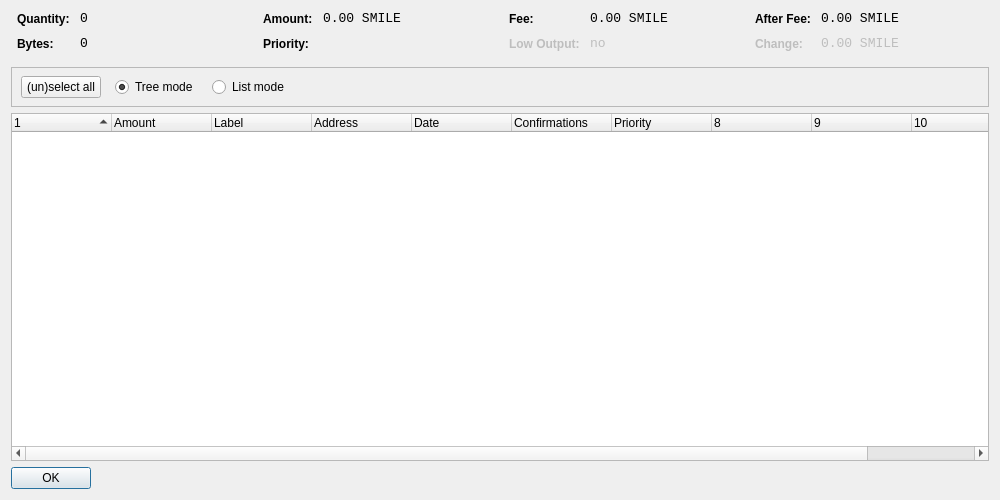
<?xml version="1.0" encoding="UTF-8"?>
<ui version="4.0">
 <class>CoinControlDialog</class>
 <widget class="QDialog" name="CoinControlDialog">
  <property name="geometry">
   <rect>
    <x>0</x>
    <y>0</y>
    <width>1000</width>
    <height>500</height>
   </rect>
  </property>
  <property name="windowTitle">
   <string>Coin Control</string>
  </property>
  <layout class="QVBoxLayout" name="verticalLayout">
   <item>
    <layout class="QHBoxLayout" name="horizontalLayoutTop" stretch="0,0,0,0">
     <property name="topMargin">
      <number>0</number>
     </property>
     <property name="bottomMargin">
      <number>10</number>
     </property>
     <item>
      <layout class="QFormLayout" name="formLayoutCoinControl1">
       <property name="horizontalSpacing">
        <number>10</number>
       </property>
       <property name="verticalSpacing">
        <number>10</number>
       </property>
       <property name="leftMargin">
        <number>6</number>
       </property>
       <property name="rightMargin">
        <number>6</number>
       </property>
       <item row="0" column="0">
        <widget class="QLabel" name="labelCoinControlQuantityText">
         <property name="styleSheet">
          <string notr="true">font-weight:bold;</string>
         </property>
         <property name="text">
          <string>Quantity:</string>
         </property>
        </widget>
       </item>
       <item row="0" column="1">
        <widget class="QLabel" name="labelCoinControlQuantity">
         <property name="font">
          <font>
           <family>Monospace</family>
           <pointsize>10</pointsize>
          </font>
         </property>
         <property name="cursor">
          <cursorShape>IBeamCursor</cursorShape>
         </property>
         <property name="contextMenuPolicy">
          <enum>Qt::ActionsContextMenu</enum>
         </property>
         <property name="text">
          <string notr="true">0</string>
         </property>
         <property name="textInteractionFlags">
          <set>Qt::LinksAccessibleByMouse|Qt::TextSelectableByKeyboard|Qt::TextSelectableByMouse</set>
         </property>
        </widget>
       </item>
       <item row="1" column="0">
        <widget class="QLabel" name="labelCoinControlBytesText">
         <property name="styleSheet">
          <string notr="true">font-weight:bold;</string>
         </property>
         <property name="text">
          <string>Bytes:</string>
         </property>
        </widget>
       </item>
       <item row="1" column="1">
        <widget class="QLabel" name="labelCoinControlBytes">
         <property name="font">
          <font>
           <family>Monospace</family>
           <pointsize>10</pointsize>
          </font>
         </property>
         <property name="cursor">
          <cursorShape>IBeamCursor</cursorShape>
         </property>
         <property name="contextMenuPolicy">
          <enum>Qt::ActionsContextMenu</enum>
         </property>
         <property name="text">
          <string notr="true">0</string>
         </property>
         <property name="textInteractionFlags">
          <set>Qt::LinksAccessibleByMouse|Qt::TextSelectableByKeyboard|Qt::TextSelectableByMouse</set>
         </property>
        </widget>
       </item>
      </layout>
     </item>
     <item>
      <layout class="QFormLayout" name="formLayoutCoinControl2">
       <property name="horizontalSpacing">
        <number>10</number>
       </property>
       <property name="verticalSpacing">
        <number>10</number>
       </property>
       <property name="leftMargin">
        <number>6</number>
       </property>
       <property name="rightMargin">
        <number>6</number>
       </property>
       <item row="0" column="0">
        <widget class="QLabel" name="labelCoinControlAmountText">
         <property name="styleSheet">
          <string notr="true">font-weight:bold;</string>
         </property>
         <property name="text">
          <string>Amount:</string>
         </property>
        </widget>
       </item>
       <item row="0" column="1">
        <widget class="QLabel" name="labelCoinControlAmount">
         <property name="font">
          <font>
           <family>Monospace</family>
           <pointsize>10</pointsize>
          </font>
         </property>
         <property name="cursor">
          <cursorShape>IBeamCursor</cursorShape>
         </property>
         <property name="contextMenuPolicy">
          <enum>Qt::ActionsContextMenu</enum>
         </property>
         <property name="text">
          <string notr="true">0.00 SMILE</string>
         </property>
         <property name="textInteractionFlags">
          <set>Qt::LinksAccessibleByMouse|Qt::TextSelectableByKeyboard|Qt::TextSelectableByMouse</set>
         </property>
        </widget>
       </item>
       <item row="1" column="0">
        <widget class="QLabel" name="labelCoinControlPriorityText">
         <property name="styleSheet">
          <string notr="true">font-weight:bold;</string>
         </property>
         <property name="text">
          <string>Priority:</string>
         </property>
        </widget>
       </item>
       <item row="1" column="1">
        <widget class="QLabel" name="labelCoinControlPriority">
         <property name="font">
          <font>
           <family>Monospace</family>
           <pointsize>10</pointsize>
          </font>
         </property>
         <property name="cursor">
          <cursorShape>IBeamCursor</cursorShape>
         </property>
         <property name="contextMenuPolicy">
          <enum>Qt::ActionsContextMenu</enum>
         </property>
         <property name="text">
          <string/>
         </property>
         <property name="textInteractionFlags">
          <set>Qt::LinksAccessibleByMouse|Qt::TextSelectableByKeyboard|Qt::TextSelectableByMouse</set>
         </property>
        </widget>
       </item>
      </layout>
     </item>
     <item>
      <layout class="QFormLayout" name="formLayoutCoinControl3">
       <property name="horizontalSpacing">
        <number>10</number>
       </property>
       <property name="verticalSpacing">
        <number>10</number>
       </property>
       <property name="leftMargin">
        <number>6</number>
       </property>
       <property name="rightMargin">
        <number>6</number>
       </property>
       <item row="0" column="0">
        <widget class="QLabel" name="labelCoinControlFeeText">
         <property name="styleSheet">
          <string notr="true">font-weight:bold;</string>
         </property>
         <property name="text">
          <string>Fee:</string>
         </property>
        </widget>
       </item>
       <item row="0" column="1">
        <widget class="QLabel" name="labelCoinControlFee">
         <property name="font">
          <font>
           <family>Monospace</family>
           <pointsize>10</pointsize>
          </font>
         </property>
         <property name="cursor">
          <cursorShape>IBeamCursor</cursorShape>
         </property>
         <property name="contextMenuPolicy">
          <enum>Qt::ActionsContextMenu</enum>
         </property>
         <property name="text">
          <string notr="true">0.00 SMILE</string>
         </property>
         <property name="textInteractionFlags">
          <set>Qt::LinksAccessibleByMouse|Qt::TextSelectableByKeyboard|Qt::TextSelectableByMouse</set>
         </property>
        </widget>
       </item>
       <item row="1" column="0">
        <widget class="QLabel" name="labelCoinControlLowOutputText">
         <property name="enabled">
          <bool>false</bool>
         </property>
         <property name="styleSheet">
          <string notr="true">font-weight:bold;</string>
         </property>
         <property name="text">
          <string>Low Output:</string>
         </property>
        </widget>
       </item>
       <item row="1" column="1">
        <widget class="QLabel" name="labelCoinControlLowOutput">
         <property name="enabled">
          <bool>false</bool>
         </property>
         <property name="font">
          <font>
           <family>Monospace</family>
           <pointsize>10</pointsize>
          </font>
         </property>
         <property name="cursor">
          <cursorShape>IBeamCursor</cursorShape>
         </property>
         <property name="contextMenuPolicy">
          <enum>Qt::ActionsContextMenu</enum>
         </property>
         <property name="text">
          <string notr="true">no</string>
         </property>
         <property name="textInteractionFlags">
          <set>Qt::LinksAccessibleByMouse|Qt::TextSelectableByKeyboard|Qt::TextSelectableByMouse</set>
         </property>
        </widget>
       </item>
      </layout>
     </item>
     <item>
      <layout class="QFormLayout" name="formLayoutCoinControl4">
       <property name="horizontalSpacing">
        <number>10</number>
       </property>
       <property name="verticalSpacing">
        <number>10</number>
       </property>
       <property name="leftMargin">
        <number>6</number>
       </property>
       <property name="rightMargin">
        <number>6</number>
       </property>
       <item row="0" column="0">
        <widget class="QLabel" name="labelCoinControlAfterFeeText">
         <property name="styleSheet">
          <string notr="true">font-weight:bold;</string>
         </property>
         <property name="text">
          <string>After Fee:</string>
         </property>
        </widget>
       </item>
       <item row="0" column="1">
        <widget class="QLabel" name="labelCoinControlAfterFee">
         <property name="font">
          <font>
           <family>Monospace</family>
           <pointsize>10</pointsize>
          </font>
         </property>
         <property name="cursor">
          <cursorShape>IBeamCursor</cursorShape>
         </property>
         <property name="contextMenuPolicy">
          <enum>Qt::ActionsContextMenu</enum>
         </property>
         <property name="text">
          <string notr="true">0.00 SMILE</string>
         </property>
         <property name="textInteractionFlags">
          <set>Qt::LinksAccessibleByMouse|Qt::TextSelectableByKeyboard|Qt::TextSelectableByMouse</set>
         </property>
        </widget>
       </item>
       <item row="1" column="0">
        <widget class="QLabel" name="labelCoinControlChangeText">
         <property name="enabled">
          <bool>false</bool>
         </property>
         <property name="styleSheet">
          <string notr="true">font-weight:bold;</string>
         </property>
         <property name="text">
          <string>Change:</string>
         </property>
        </widget>
       </item>
       <item row="1" column="1">
        <widget class="QLabel" name="labelCoinControlChange">
         <property name="enabled">
          <bool>false</bool>
         </property>
         <property name="font">
          <font>
           <family>Monospace</family>
           <pointsize>10</pointsize>
          </font>
         </property>
         <property name="cursor">
          <cursorShape>IBeamCursor</cursorShape>
         </property>
         <property name="contextMenuPolicy">
          <enum>Qt::ActionsContextMenu</enum>
         </property>
         <property name="text">
          <string notr="true">0.00 SMILE</string>
         </property>
         <property name="textInteractionFlags">
          <set>Qt::LinksAccessibleByMouse|Qt::TextSelectableByKeyboard|Qt::TextSelectableByMouse</set>
         </property>
        </widget>
       </item>
      </layout>
     </item>
    </layout>
   </item>
   <item>
    <widget class="QFrame" name="frame">
     <property name="minimumSize">
      <size>
       <width>0</width>
       <height>40</height>
      </size>
     </property>
     <property name="frameShape">
      <enum>QFrame::StyledPanel</enum>
     </property>
     <property name="frameShadow">
      <enum>QFrame::Sunken</enum>
     </property>
     <widget class="QWidget" name="horizontalLayoutWidget">
      <property name="geometry">
       <rect>
        <x>10</x>
        <y>0</y>
        <width>781</width>
        <height>41</height>
       </rect>
      </property>
      <layout class="QHBoxLayout" name="horizontalLayoutPanel" stretch="0,0,0,0,0">
       <property name="spacing">
        <number>14</number>
       </property>
       <item>
        <widget class="QPushButton" name="pushButtonSelectAll">
         <property name="sizePolicy">
          <sizepolicy hsizetype="Maximum" vsizetype="Fixed">
           <horstretch>0</horstretch>
           <verstretch>0</verstretch>
          </sizepolicy>
         </property>
         <property name="text">
          <string>(un)select all</string>
         </property>
        </widget>
       </item>
       <item>
        <widget class="QRadioButton" name="radioTreeMode">
         <property name="sizePolicy">
          <sizepolicy hsizetype="Maximum" vsizetype="Fixed">
           <horstretch>0</horstretch>
           <verstretch>0</verstretch>
          </sizepolicy>
         </property>
         <property name="text">
          <string>Tree mode</string>
         </property>
         <property name="checked">
          <bool>true</bool>
         </property>
        </widget>
       </item>
       <item>
        <widget class="QRadioButton" name="radioListMode">
         <property name="sizePolicy">
          <sizepolicy hsizetype="Maximum" vsizetype="Fixed">
           <horstretch>0</horstretch>
           <verstretch>0</verstretch>
          </sizepolicy>
         </property>
         <property name="text">
          <string>List mode</string>
         </property>
        </widget>
       </item>
       <item>
        <spacer name="horizontalSpacer">
         <property name="orientation">
          <enum>Qt::Horizontal</enum>
         </property>
         <property name="sizeHint" stdset="0">
          <size>
           <width>40</width>
           <height>20</height>
          </size>
         </property>
        </spacer>
       </item>
      </layout>
     </widget>
    </widget>
   </item>
   <item>
    <widget class="CoinControlTreeWidget" name="treeWidget">
     <property name="contextMenuPolicy">
      <enum>Qt::CustomContextMenu</enum>
     </property>
     <property name="sortingEnabled">
      <bool>false</bool>
     </property>
     <property name="columnCount">
      <number>11</number>
     </property>
     <attribute name="headerShowSortIndicator" stdset="0">
      <bool>true</bool>
     </attribute>
     <attribute name="headerStretchLastSection">
      <bool>false</bool>
     </attribute>
     <column>
      <property name="text">
       <string/>
      </property>
     </column>
     <column>
      <property name="text">
       <string>Amount</string>
      </property>
     </column>
     <column>
      <property name="text">
       <string>Label</string>
      </property>
     </column>
     <column>
      <property name="text">
       <string>Address</string>
      </property>
     </column>
     <column>
      <property name="text">
       <string>Date</string>
      </property>
     </column>
     <column>
      <property name="text">
       <string>Confirmations</string>
      </property>
      <property name="toolTip">
       <string>Confirmed</string>
      </property>
     </column>
     <column>
      <property name="text">
       <string>Priority</string>
      </property>
     </column>
     <column>
      <property name="text">
       <string/>
      </property>
     </column>
     <column>
      <property name="text">
       <string/>
      </property>
     </column>
     <column>
      <property name="text">
       <string/>
      </property>
     </column>
     <column>
      <property name="text">
       <string/>
      </property>
     </column>
    </widget>
   </item>
   <item>
    <widget class="QDialogButtonBox" name="buttonBox">
     <property name="sizePolicy">
      <sizepolicy hsizetype="Maximum" vsizetype="Fixed">
       <horstretch>0</horstretch>
       <verstretch>0</verstretch>
      </sizepolicy>
     </property>
     <property name="orientation">
      <enum>Qt::Horizontal</enum>
     </property>
     <property name="standardButtons">
      <set>QDialogButtonBox::Ok</set>
     </property>
    </widget>
   </item>
  </layout>
 </widget>
 <customwidgets>
  <customwidget>
   <class>CoinControlTreeWidget</class>
   <extends>QTreeWidget</extends>
   <header>coincontroltreewidget.h</header>
  </customwidget>
 </customwidgets>
 <resources/>
 <connections/>
</ui>
